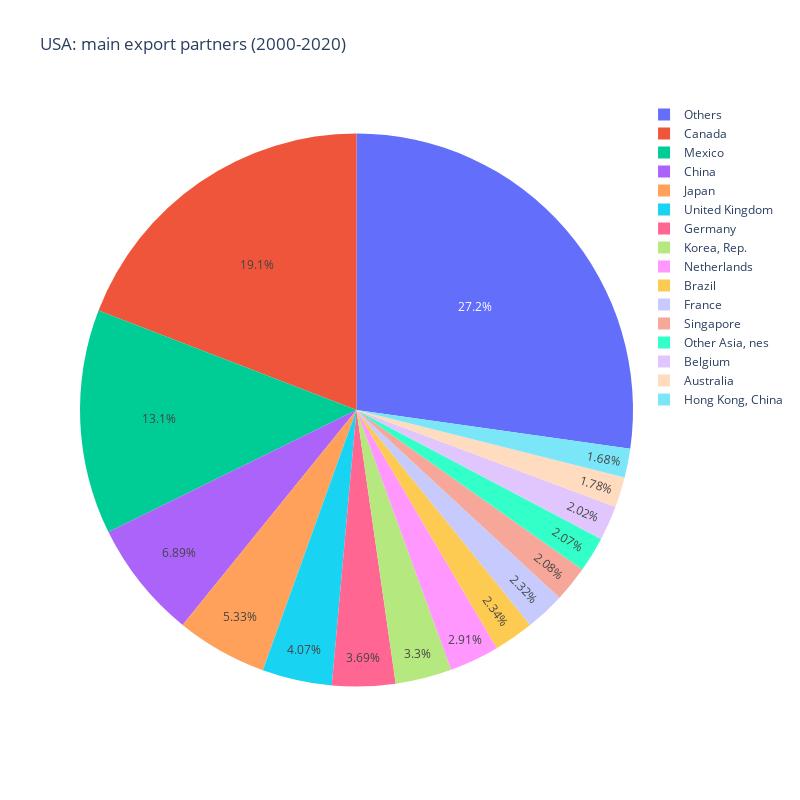

The cell this chart's notebook holds for it:
### Markdown cell above
## 2. 1. 2 Main Export Partners

### Code cell
exporters = usa_exports.groupby('Partner')['TradeValue'].sum().reset_index()

exporters = exporters.sort_values(by='TradeValue', ascending=False)

top_15_exporters = exporters.head(15)

others_value = exporters.iloc[15:]['TradeValue'].sum()

others = pd.DataFrame({'Partner': ['Others'], 'TradeValue': [others_value]})

top_15_exporters = pd.concat([top_15_exporters, others], ignore_index=True)

fig = px.pie(top_15_exporters, 
             values='TradeValue', 
             names='Partner', 
             title='USA: main export partners (2000-2020)',
             labels={'TradeValue': 'Trade Value'})

fig.update_layout(width=800, height=800)

fig.show()

pio.write_html(fig, file=f'graphs2/usa/main.html', auto_open=False)

### Figure 1 — Plotly figure (JSON) as saved in the notebook; plotly's stock layout.template omitted (floating-point values rounded to 4 significant figures)
{"data": [{"domain": {"x": [0, 1], "y": [0, 1]}, "hovertemplate": "Partner=%{label}<br>Trade Value=%{value}<extra></extra>", "labels": ["Canada", "Mexico", "China", "Japan", "United Kingdom", "Germany", "Korea, Rep.", "Netherlands", "Brazil", "France", "Singapore", "Other Asia, nes", "Belgium", "Australia", "Hong Kong, China", "Others"], "legendgroup": "", "name": "", "showlegend": true, "type": "pie", "values": [4335000000.0, 2975000000.0, 1561000000.0, 1206000000.0, 922600000.0, 836000000.0, 746400000.0, 659100000.0, 529700000.0, 524400000.0, 471300000.0, 469800000.0, 457500000.0, 402900000.0, 380800000.0, 6168000000.0]}], "layout": {"height": 800, "legend": {"tracegroupgap": 0}, "title": {"text": "USA: main export partners (2000-2020)"}, "width": 800}}
